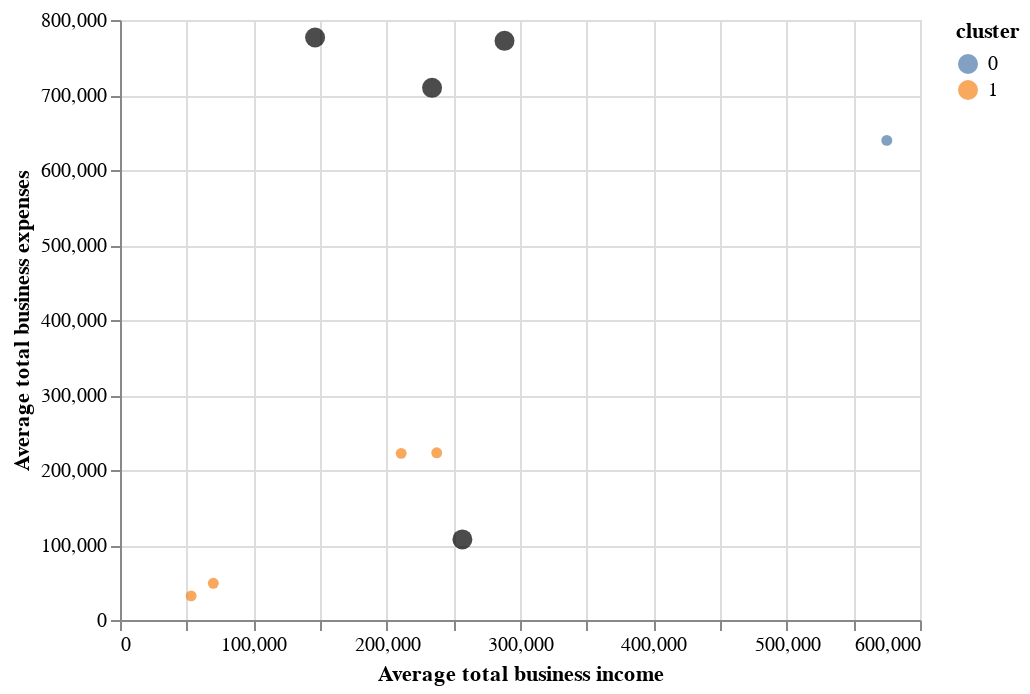

This figure's notebook cell:
### Code cell
chart1 = alt.Chart(df.head()).mark_circle()\
            .encode(x='Average total business income', \
                    y='Average total business expenses', \
                    color='cluster:N', \
                    tooltip=['Postcode', 'cluster', \
                             'Average total business income', \
                             'Average total business expenses'])\
                   .interactive()
chart2 = alt.Chart(centroids).mark_circle(size=100)\
            .encode(x='Average total business income', \
                    y='Average total business expenses', \
                    color=alt.value('black'), \
                    tooltip=['cluster', \
                             'Average total business income',\
                             'Average total business expenses'])\
                   .interactive()
chart1 + chart2

### Figure 1 — Vega-Lite specification as saved in the notebook (floating-point values rounded to 4 significant figures)
{"config": {"view": {"continuousWidth": 400, "continuousHeight": 300}}, "layer": [{"data": {"name": "data-7a3571a2e23b9bd4d5cce76f52fc9f75"}, "mark": "circle", "encoding": {"color": {"type": "nominal", "field": "cluster"}, "tooltip": [{"type": "quantitative", "field": "Postcode"}, {"type": "quantitative", "field": "cluster"}, {"type": "quantitative", "field": "Average total business income"}, {"type": "quantitative", "field": "Average total business expenses"}], "x": {"type": "quantitative", "field": "Average total business income"}, "y": {"type": "quantitative", "field": "Average total business expenses"}}, "selection": {"selector003": {"type": "interval", "bind": "scales", "encodings": ["x", "y"]}}}, {"data": {"name": "data-cf07bf0b764f70c0c261b0e26517107f"}, "mark": {"type": "circle", "size": 100}, "encoding": {"color": {"value": "black"}, "tooltip": [{"type": "quantitative", "field": "cluster"}, {"type": "quantitative", "field": "Average total business income"}, {"type": "quantitative", "field": "Average total business expenses"}], "x": {"type": "quantitative", "field": "Average total business income"}, "y": {"type": "quantitative", "field": "Average total business expenses"}}, "selection": {"selector004": {"type": "interval", "bind": "scales", "encodings": ["x", "y"]}}}], "$schema": "https://vega.github.io/schema/vega-lite/v4.8.1.json", "datasets": {"data-7a3571a2e23b9bd4d5cce76f52fc9f75": [{"Postcode": 2000, "Average total business income": 210901, "Average total business expenses": 222191, "cluster": 1.0}, {"Postcode": 2006, "Average total business income": 69983, "Average total business expenses": 48971, "cluster": 1.0}, {"Postcode": 2007, "Average total business income": 575099, "Average total business expenses": 639499, "cluster": 0.0}, {"Postcode": 2008, "Average total business income": 53329, "Average total business expenses": 32173, "cluster": 1.0}, {"Postcode": 2009, "Average total business income": 237539, "Average total business expenses": 222993, "cluster": 1.0}], "data-cf07bf0b764f70c0c261b0e26517107f": [{"Average total business income": 288389, "Average total business expenses": 772246, "cluster": 0}, {"Average total business income": 256787, "Average total business expenses": 107473, "cluster": 1}, {"Average total business income": 234053, "Average total business expenses": 709570, "cluster": 2}, {"Average total business income": 146316, "Average total business expenses": 776646, "cluster": 3}]}}
